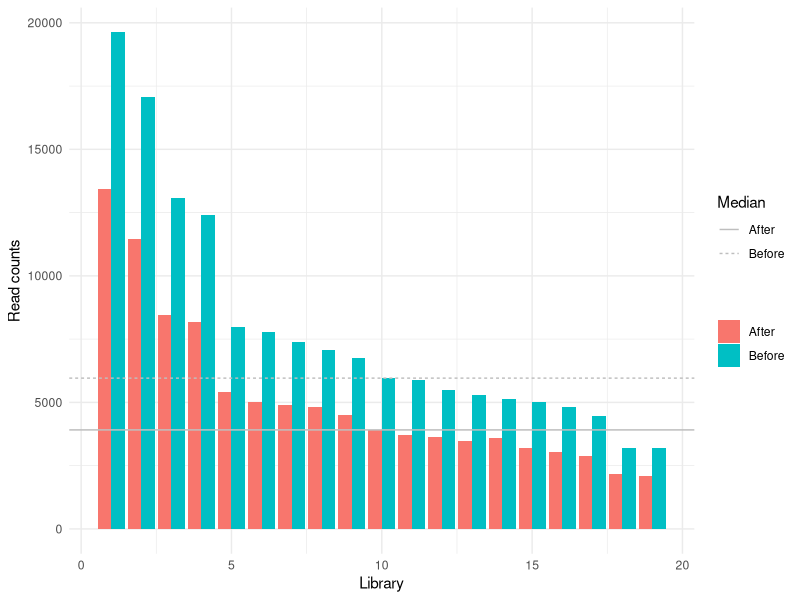

Here is the R script that generated this plot:
#Install packages if they are not installed
if (!requireNamespace("ggplot2", quietly = TRUE)){
  install.packages("ggplot2")
}
library("ggplot2")

if (!requireNamespace("tidyr", quietly = TRUE)){
  install.packages("tidyr")
}
library("tidyr")

setwd("~/Documents/git_repository/DesafioNeoprospecta/FrenteIV")
seq_number_comparison <- read.csv("seq_number_comparison.csv")
colnames(seq_number_comparison)<-c("Before","After")
seq_number_comparison$seq<-c(1:nrow(seq_number_comparison))

png(filename = "n_read_trimming.png")
ggplot(data = seq_number_comparison %>% gather(Trimming, Length, -seq), 
       aes(x = seq, y = Length, fill = Trimming),show.legend = TRUE) + 
  geom_bar(stat = 'identity', position = 'dodge')+
  theme_minimal()+
  geom_hline(mapping=aes(yintercept = 5958, linetype="Before"), color = "gray")+
  geom_hline(mapping=aes(yintercept = 3913, linetype="After"),  color = "gray")+
  labs(y = 'Read counts', fill ='', x='Library', linetype="Median")
dev.off()

